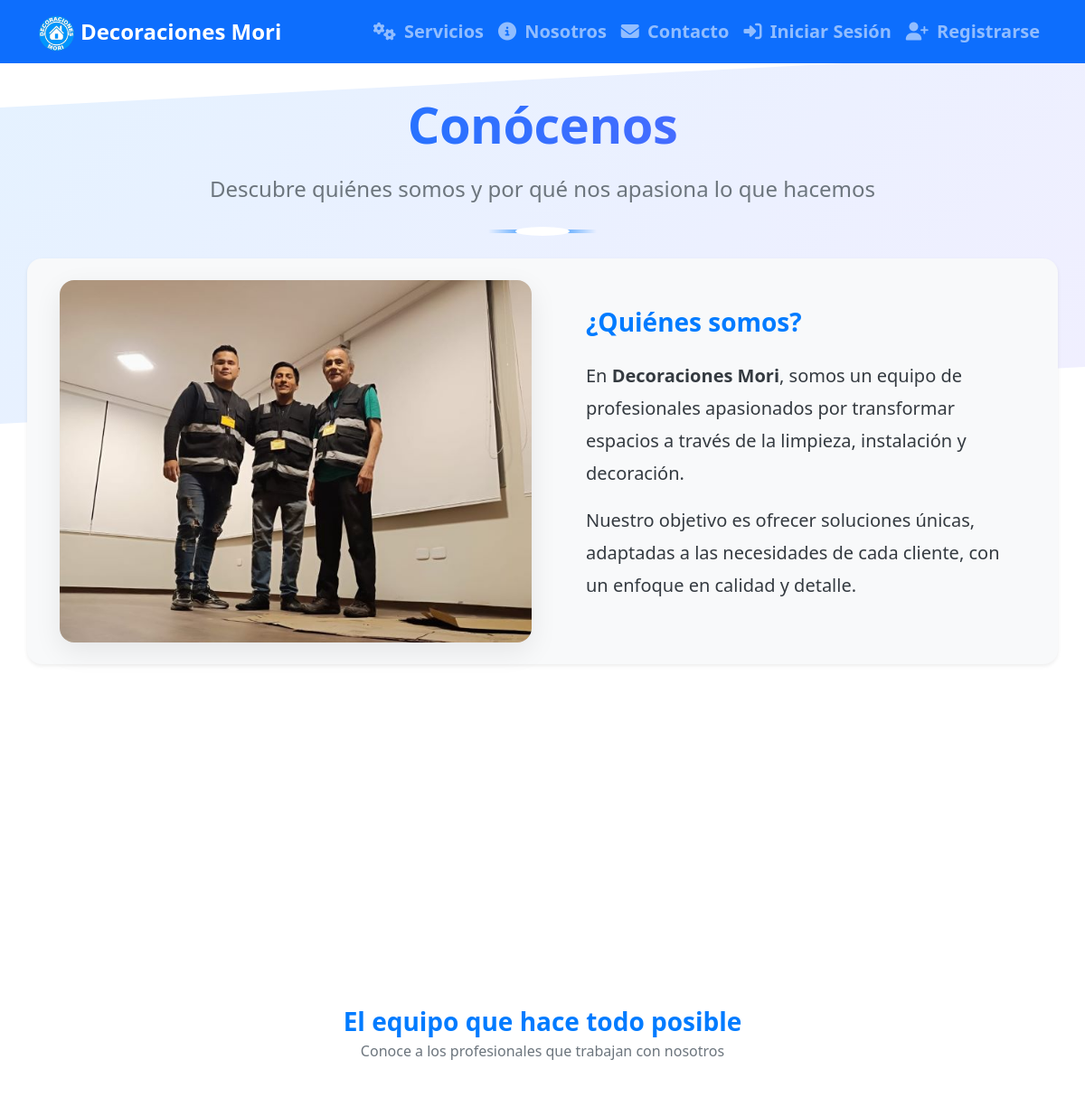
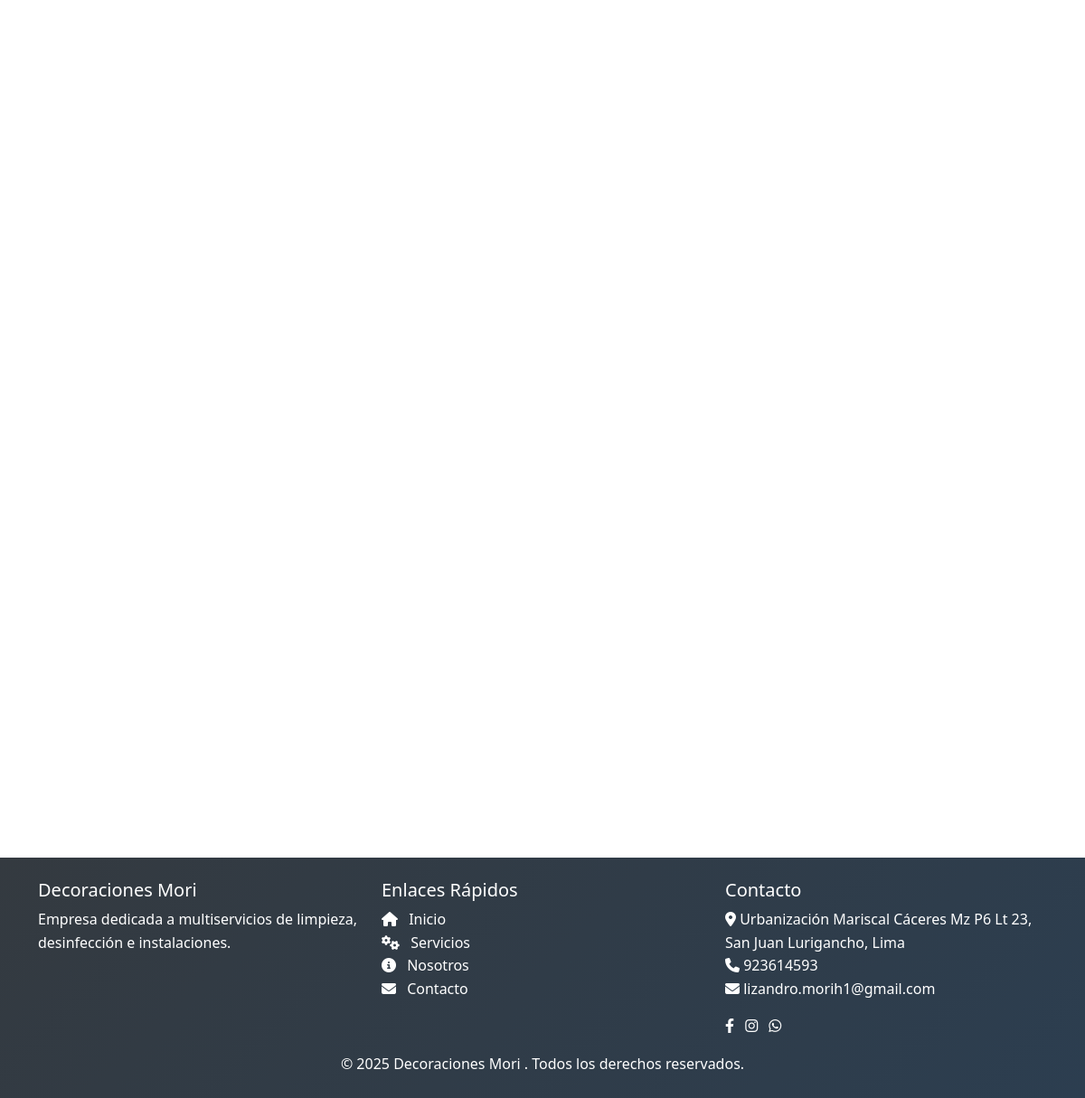
Screenshot of /nosotros/ with the database file from the repository (2 pictures, top to bottom).
### site_config/models.py (models this page shows, shortened)
class SiteSettings(models.Model):
    site_name = models.CharField(max_length=100, default="Decoraciones Mori", verbose_name="Nombre del sitio")
    logo = models.ImageField(upload_to='site_settings/', verbose_name="Logo")
    favicon = models.ImageField(upload_to='site_settings/', blank=True, null=True, verbose_name="Favicon")
    footer_text = models.TextField(blank=True, verbose_name="Texto del pie de página")
    facebook_url = models.URLField(blank=True, verbose_name="URL de Facebook")
    instagram_url = models.URLField(blank=True, verbose_name="URL de Instagram")
    whatsapp_number = models.CharField(max_length=20, blank=True, verbose_name="Número de WhatsApp")
    address = models.TextField(blank=True, verbose_name="Dirección")
    phone = models.CharField(max_length=20, blank=True, verbose_name="Teléfono")
    email = models.EmailField(blank=True, verbose_name="Email")
    class Meta:
        verbose_name = "Configuración del sitio"
        verbose_name_plural = "Configuración del sitio"

### site_config/context_processors.py (called while the page is built)
def site_settings(request):
    try:
        settings = SiteSettings.objects.first()
    except:
        settings = None
    try:
        carousel_images = CarouselImage.objects.filter(active=True).order_by('order')
    except:
        carousel_images = []
    try:
        site_images = {img.location: img for img in SiteImage.objects.all()}
    except:
        site_images = {}
    return {
        'site_settings': settings,
        'carousel_images': carousel_images,
        'site_images': site_images
    }

### templates/nosotros.html (shortened to what this page needs)
{% extends "base.html" %}
{% load static %}
{% block extra_css %}
<link rel="stylesheet" href="{% static 'css/nosotros.css' %}">
{% endblock %}
{% block content %}
<section class="about-us py-5">
    <div class="container">
        <div class="row text-center mb-1">
            <div class="col-12">
                <h2 class="display-4 fw-bold text-primary mb-3">Conócenos</h2>
                <p class="lead fs-4 text-secondary">Descubre quiénes somos y por qué nos apasiona lo que hacemos</p>
                <div class="divider mx-auto my-4"></div>
            </div>
        </div>
        <div class="row align-items-center bg-light rounded-4 shadow-sm p-4 mb-5">
            <div class="col-lg-6 mb-4 mb-lg-0">
                <div class="position-relative overflow-hidden rounded-4">
                    {% if site_images.about_banner %}
                        <img src="{{ site_images.about_banner.image.url }}" alt="{{ site_images.about_banner.title }}" class="img-fluid w-100 zoom-effect">
                    {% else %}
                        <img src="{% static 'imagen/Quienes_somos.jpg' %}" alt="Nuestro equipo" class="img-fluid w-100 zoom-effect">
                    {% endif %}
                </div>
            </div>
            <div class="col-lg-6 ps-lg-5">
                <h3 class="fw-bold mb-4 text-primary">¿Quiénes somos?</h3>
                <p class="lead">En <span class="fw-bold">{% if site_settings %}{{ site_settings.site_name }}{% else %}Decoraciones Mori{% endif %}</span>, somos un equipo de profesionales apasionados por transformar espacios a través de la limpieza, instalación y decoración.</p>
                <p class="lead">Nuestro objetivo es ofrecer soluciones únicas, adaptadas a las necesidades de cada cliente, con un enfoque en calidad y detalle.</p>
            </div>
        </div>
        <div class="row mb-5">
            <div class="col-12">
            </div>
        </div>
        <div class="row mt-5">
            <div class="col-12 text-center mb-5">
                <h3 class="fw-bold mb-1 text-primary">El equipo que hace todo posible</h3>
                <p class="text-secondary">Conoce a los profesionales que trabajan con nosotros</p>
            </div>
            <div class="row justify-content-center g-4">
                <div class="col-md-4 mb-4">
                </div>
                <div class="col-md-4 mb-4">
                </div>
                <div class="col-md-4 mb-4">
                </div>
        <div class="row mt-5">
            <div class="col-12">
            </div>
        </div>
    </div>
</section>
{% endblock %}

### templates/base.html (shortened to what this page needs)
{% load static %}
<!DOCTYPE html>
<html lang="es">
<head>
    <link rel="stylesheet" href="https://cdn.jsdelivr.net/npm/flatpickr/dist/flatpickr.min.css">
    <link href="https://cdn.jsdelivr.net/npm/bootstrap@5.3.0/dist/css/bootstrap.min.css" rel="stylesheet">
    <link rel="stylesheet" href="https://cdnjs.cloudflare.com/ajax/libs/font-awesome/6.4.0/css/all.min.css">
    <link rel="stylesheet" href="https://cdnjs.cloudflare.com/ajax/libs/animate.css/4.1.1/animate.min.css">
    <link rel="stylesheet" href="{% static 'css/style.css' %}">
    <link rel="stylesheet" href="{% static 'css/form_citas_extras.css' %}">
    <link rel="stylesheet" href="{% static 'css/base.css' %}">
    {% block extra_css %}{% endblock %}
</head>
<body>
    <nav class="navbar navbar-expand-lg navbar-dark bg-primary fixed-top">
        <div class="container lead">
            <a class="navbar-brand animate__animated animate__bounceInLeft" href="{% url 'home' %}">
                {% if site_settings and site_settings.logo %}
                    <img src="{{ site_settings.logo.url }}" alt="{{ site_settings.site_name }}" height="40" class="d-inline-block align-middle">
                {% else %}
                    <img src="{% static 'imagen/logo.png' %}" alt="DecoracionesMori" height="40" class="d-inline-block align-middle">
                {% endif %}
                {% if site_settings %}{{ site_settings.site_name }}{% else %}Decoraciones Mori{% endif %}
            </a>
            <div class="collapse navbar-collapse justify-content-end" id="navbarNav">
                <ul class="navbar-nav">
                    <li class="nav-item">
                        <a class="nav-link fw-bold  animate__animated animate__fadeInDown animate__delay-0-5s" href="{% url 'services:service_list' %}"><i class="fas fa-cogs me-1"></i> Servicios</a>
                    </li>
                    <li class="nav-item">
                        <a class="nav-link fw-bold animate__animated animate__fadeInDown animate__delay-0-6s" href="{% url 'services:nosotros' %}"><i class="fas fa-info-circle me-1"></i> Nosotros</a>
                    </li>
                    <li class="nav-item">
                        <a class="nav-link fw-bold animate__animated animate__fadeInDown animate__delay-0-7s" href="{% url 'services:contacto' %}"><i class="fas fa-envelope me-1"></i> Contacto</a>
                    </li>
                    {% if not user.is_authenticated %}
                    <li class="nav-item">
                        <a class="nav-link fw-bold animate__animated animate__fadeInDown animate__delay-0-8s" href="{% url 'accounts:login' %}">
                            <i class="fas fa-sign-in-alt me-1"></i> Iniciar Sesión
                        </a>
                    </li>
                    <li class="nav-item">
                        <a class="nav-link fw-bold animate__animated animate__fadeInDown animate__delay-0-9s" href="{% url 'accounts:register' %}">
                            <i class="fas fa-user-plus me-1"></i> Registrarse
                        </a>
                    </li>
                    {% endif %}
                </ul>
            </div>
        </div>
    </nav>
    <main class="mt-5 pt-2">
        {% block content %}{% endblock %}
    </main>
    <footer class="footer mt-5 py-4 bg-dark text-white animate__animated animate__fadeInUp animate__delay-0-3s">
        <div class="container">
            <div class="row">
                <div class="col-md-4">
                    <h5>{% if site_settings %}{{ site_settings.site_name }}{% else %}DecoracionesMori{% endif %}</h5>
                    <p>Empresa dedicada a multiservicios de limpieza, desinfección e instalaciones.</p>
                </div>
                <div class="col-md-4">
                    <h5>Enlaces Rápidos</h5>
                    <ul class="list-unstyled">
                        <li><a href="{% url 'home' %}" class="text-white"><i class="fas fa-home me-2"></i> Inicio</a></li>
                        <li><a href="{% url 'services:service_list' %}" class="text-white"><i class="fas fa-cogs me-2"></i> Servicios</a></li>
                        <li><a href="{% url 'services:nosotros' %}" class="text-white"><i class="fas fa-info-circle me-2"></i> Nosotros</a></li>
                        <li><a href="{% url 'services:contacto' %}" class="text-white"><i class="fas fa-envelope me-2"></i> Contacto</a></li>
                    </ul>
                </div>
                <div class="col-md-4">
                    <h5>Contacto</h5>
                    <address>
                        {% if site_settings and site_settings.address %}
                            <i class="fas fa-map-marker-alt"></i> {{ site_settings.address }}<br>
                        {% else %}
                            <i class="fas fa-map-marker-alt"></i> Urbanización Mariscal Cáceres Mz P6 Lt 23, San Juan Lurigancho, Lima<br>
                        {% endif %}
                        {% if site_settings and site_settings.phone %}
                            <i class="fas fa-phone"></i> {{ site_settings.phone }}<br>
                        {% else %}
                            <i class="fas fa-phone"></i> +51 923 614 593<br>
                        {% endif %}
                        {% if site_settings and site_settings.email %}
                            <i class="fas fa-envelope"></i> {{ site_settings.email }}
                        {% else %}
                            <i class="fas fa-envelope"></i> lizandro.morih1@gmail.com
                        {% endif %}
                    </address>
                    <div class="social-icons">
                        {% if site_settings and site_settings.facebook_url %}
                            <a href="{{ site_settings.facebook_url }}" class="text-white me-2" target="_blank" rel="noopener noreferrer"><i class="fab fa-facebook-f"></i></a>
                        {% else %}
                            <a href="https://www.facebook.com/decoracionesmori" class="text-white me-2" target="_blank" rel="noopener noreferrer"><i class="fab fa-facebook-f"></i></a>
                        {% endif %}
                        {% if site_settings and site_settings.instagram_url %}
                            <a href="{{ site_settings.instagram_url }}" class="text-white me-2" target="_blank" rel="noopener noreferrer"><i class="fab fa-instagram"></i></a>
                        {% else %}
                            <a href="https://www.instagram.com/decoracionesmori/" class="text-white me-2" target="_blank" rel="noopener noreferrer"><i class="fab fa-instagram"></i></a>
                        {% endif %}
                        {% if site_settings and site_settings.whatsapp_number %}
                            <a href="https://wa.me/{{ site_settings.whatsapp_number }}" class="text-white me-2" target="_blank" rel="noopener noreferrer"><i class="fab fa-whatsapp"></i></a>
                        {% else %}
                            <a href="https://wa.me/51923614593" class="text-white me-2" target="_blank" rel="noopener noreferrer"><i class="fab fa-whatsapp"></i></a>
                        {% endif %}
                    </div>
                </div>
            </div>
            <div class="row mt-3">
                <div class="col-12 text-center">
                    <p class="mb-0">{% if site_settings and site_settings.footer_text %}{{ site_settings.footer_text|safe }}{% else %}&copy; {% now "Y" %} DecoracionesMori. Todos los derechos reservados.{% endif %}</p>
                </div>
            </div>
        </div>
    </footer>
</body>
</html>

### static/css/style.css (style rules this page uses)
:root { --primary-color: #3a7bd5; --secondary-color: #6c757d; --accent-color: #ffa500; --light-bg: #f8f9fa; --dark-bg: #343a40; --transition-speed: 0.3s; --box-shadow: 0 5px 15px rgba(0, 0, 0, 0.1); --border-radius: 0.8rem; }
body { font-family: 'Poppins', sans-serif; transition: background-color 0.3s ease; }

### static/css/base.css (style rules this page uses)
:root { --primary-color: #007bff; --secondary-color: #6c757d; --success-color: #28a745; --danger-color: #dc3545; --warning-color: #ffc107; --info-color: #17a2b8; --light-color: #f8f9fa; --dark-color: #343a40; --font-family: 'Segoe UI', Tahoma, Geneva, Verdana, sans-serif; }
* { margin: 0; padding: 0; box-sizing: border-box; }
body { font-family: var(--font-family); line-height: 1.6; color: var(--dark-color); background-color: #ffffff; }
.navbar-brand { font-weight: 700; font-size: 1.5rem; }
.footer { background: linear-gradient(135deg, var(--dark-color) 0%, #2c3e50 100%); }
.footer a { color: #ffffff; text-decoration: none; transition: color 0.3s ease; }

### static/css/nosotros.css (style rules this page uses)
:root { --primary-color: #007bff; --primary-dark: #0056b3; --primary-light: rgba(0, 123, 255, 0.1); --secondary-color: #6c757d; --text-dark: #343a40; --bg-light: #f8f9fa; --white: #ffffff; --box-shadow: 0 10px 30px rgba(0, 0, 0, 0.08); --box-shadow-hover: 0 15px 35px rgba(0, 0, 0, 0.15); --transition-standard: all 0.4s cubic-bezier(0.165, 0.84, 0.44, 1); }
.about-us { position: relative; overflow: hidden; }
.about-us::before { content: ''; position: absolute; top: 0; left: 0; right: 0; height: 350px; background: linear-gradient(135deg, var(--primary-light) 0%, rgba(108, 99, 255, 0.1) 100%); transform: skewY(-3deg); transform-origin: top right; z-index: -1; }
.display-4 { font-size: 3.5rem; font-weight: 800; letter-spacing: -0.5px; background: linear-gradient(to right, var(--primary-color), #6c63ff); -webkit-background-clip: text; background-clip: text; -webkit-text-fill-color: transparent; animation: titleGlow 3s ease-in-out infinite alternate; }
.lead { font-size: 1.25rem; line-height: 1.8; }
.divider { height: 4px; width: 120px; background: linear-gradient(to right, transparent, var(--primary-color), transparent); margin: 2rem auto; position: relative; }
.divider::before { content: ''; position: absolute; top: -3px; left: 25%; right: 25%; height: 10px; background-color: var(--white); border-radius: 50%; animation: dividerPulse 3s ease-in-out infinite; }
.rounded-4 { border-radius: 1rem !important; }
.bg-light { background-color: var(--bg-light) !important; box-shadow: var(--box-shadow); transition: var(--transition-standard); }
.position-relative { box-shadow: var(--box-shadow); border-radius: 1rem; overflow: hidden; }
.zoom-effect { transition: transform 0.8s cubic-bezier(0.165, 0.84, 0.44, 1); width: 100%; height: 100%; }
.position-relative::after { content: ''; position: absolute; top: 0; left: 0; right: 0; bottom: 0; background: linear-gradient(to bottom right, rgba(0, 123, 255, 0.2), rgba(108, 99, 255, 0.2)); opacity: 0; transition: var(--transition-standard); }
.fw-bold { font-weight: 700 !important; }
.text-primary { color: var(--primary-color) !important; }
.fade-in-left { opacity: 0; transform: translateX(-30px); transition: all 1s cubic-bezier(0.5, 0, 0, 1); }
.fade-in-left.active { opacity: 1; transform: translateX(0); }
.fade-in-right { opacity: 0; transform: translateX(30px); transition: all 1s cubic-bezier(0.5, 0, 0, 1); }
.fade-in-right.active { opacity: 1; transform: translateX(0); }

### rows the page displays
SiteSettings: logo (picture), site_name "Decoraciones Mori", address "Urbanización Mariscal Cáceres Mz P6 Lt 23, San Juan Lurigancho, Lima", phone "923614593", email "lizandro.morih1@gmail.com", footer_text "© 2025 Decoraciones Mori . Todos los derechos reservados."
